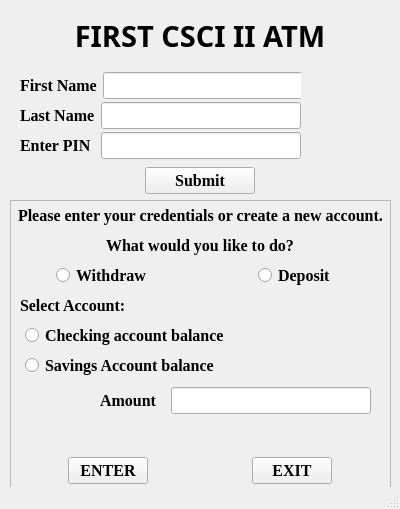
<?xml version="1.0" encoding="UTF-8"?>
<ui version="4.0">
 <class>MainWindow</class>
 <widget class="QMainWindow" name="MainWindow">
  <property name="geometry">
   <rect>
    <x>0</x>
    <y>0</y>
    <width>400</width>
    <height>509</height>
   </rect>
  </property>
  <property name="minimumSize">
   <size>
    <width>400</width>
    <height>509</height>
   </size>
  </property>
  <property name="maximumSize">
   <size>
    <width>400</width>
    <height>509</height>
   </size>
  </property>
  <property name="windowTitle">
   <string>First CSCI II ATM</string>
  </property>
  <widget class="QWidget" name="centralwidget">
   <widget class="QWidget" name="horizontalLayoutWidget">
    <property name="geometry">
     <rect>
      <x>20</x>
      <y>70</y>
      <width>281</width>
      <height>31</height>
     </rect>
    </property>
    <layout class="QHBoxLayout" name="fname_Layout">
     <item>
      <widget class="QLabel" name="fname_Label">
       <property name="font">
        <font>
         <family>Times New Roman</family>
         <pointsize>12</pointsize>
         <weight>75</weight>
         <bold>true</bold>
        </font>
       </property>
       <property name="text">
        <string>First Name</string>
       </property>
      </widget>
     </item>
     <item>
      <spacer name="horizontalSpacer">
       <property name="orientation">
        <enum>Qt::Horizontal</enum>
       </property>
       <property name="sizeType">
        <enum>QSizePolicy::Preferred</enum>
       </property>
       <property name="sizeHint" stdset="0">
        <size>
         <width>20</width>
         <height>20</height>
        </size>
       </property>
      </spacer>
     </item>
     <item>
      <widget class="QLineEdit" name="fname_Entry">
       <property name="minimumSize">
        <size>
         <width>200</width>
         <height>0</height>
        </size>
       </property>
       <property name="maximumSize">
        <size>
         <width>200</width>
         <height>16777215</height>
        </size>
       </property>
       <property name="font">
        <font>
         <family>Times New Roman</family>
         <pointsize>12</pointsize>
        </font>
       </property>
       <property name="maxLength">
        <number>40</number>
       </property>
      </widget>
     </item>
    </layout>
   </widget>
   <widget class="QWidget" name="horizontalLayoutWidget_2">
    <property name="geometry">
     <rect>
      <x>20</x>
      <y>100</y>
      <width>281</width>
      <height>31</height>
     </rect>
    </property>
    <layout class="QHBoxLayout" name="lname_Layout">
     <item>
      <widget class="QLabel" name="lname_Label">
       <property name="font">
        <font>
         <family>Times New Roman</family>
         <pointsize>12</pointsize>
         <weight>75</weight>
         <bold>true</bold>
        </font>
       </property>
       <property name="text">
        <string>Last Name</string>
       </property>
      </widget>
     </item>
     <item>
      <spacer name="horizontalSpacer_2">
       <property name="orientation">
        <enum>Qt::Horizontal</enum>
       </property>
       <property name="sizeType">
        <enum>QSizePolicy::Preferred</enum>
       </property>
       <property name="sizeHint" stdset="0">
        <size>
         <width>20</width>
         <height>20</height>
        </size>
       </property>
      </spacer>
     </item>
     <item>
      <widget class="QLineEdit" name="lname_Entry">
       <property name="minimumSize">
        <size>
         <width>200</width>
         <height>0</height>
        </size>
       </property>
       <property name="maximumSize">
        <size>
         <width>200</width>
         <height>16777215</height>
        </size>
       </property>
       <property name="font">
        <font>
         <family>Times New Roman</family>
         <pointsize>12</pointsize>
        </font>
       </property>
      </widget>
     </item>
    </layout>
   </widget>
   <widget class="QWidget" name="horizontalLayoutWidget_3">
    <property name="geometry">
     <rect>
      <x>20</x>
      <y>130</y>
      <width>281</width>
      <height>31</height>
     </rect>
    </property>
    <layout class="QHBoxLayout" name="pin_Layout">
     <item>
      <widget class="QLabel" name="pin_Label">
       <property name="font">
        <font>
         <family>Times New Roman</family>
         <pointsize>12</pointsize>
         <weight>75</weight>
         <bold>true</bold>
        </font>
       </property>
       <property name="text">
        <string>Enter PIN</string>
       </property>
      </widget>
     </item>
     <item>
      <spacer name="horizontalSpacer_3">
       <property name="orientation">
        <enum>Qt::Horizontal</enum>
       </property>
       <property name="sizeType">
        <enum>QSizePolicy::Preferred</enum>
       </property>
       <property name="sizeHint" stdset="0">
        <size>
         <width>20</width>
         <height>20</height>
        </size>
       </property>
      </spacer>
     </item>
     <item>
      <widget class="QLineEdit" name="pin_Entry">
       <property name="minimumSize">
        <size>
         <width>200</width>
         <height>0</height>
        </size>
       </property>
       <property name="maximumSize">
        <size>
         <width>200</width>
         <height>16777215</height>
        </size>
       </property>
       <property name="font">
        <font>
         <family>Times New Roman</family>
         <pointsize>12</pointsize>
        </font>
       </property>
       <property name="echoMode">
        <enum>QLineEdit::Password</enum>
       </property>
      </widget>
     </item>
    </layout>
   </widget>
   <widget class="QWidget" name="horizontalLayoutWidget_4">
    <property name="geometry">
     <rect>
      <x>0</x>
      <y>0</y>
      <width>401</width>
      <height>71</height>
     </rect>
    </property>
    <layout class="QHBoxLayout" name="header_Layout">
     <item>
      <widget class="QLabel" name="bank_name_Label">
       <property name="minimumSize">
        <size>
         <width>75</width>
         <height>0</height>
        </size>
       </property>
       <property name="maximumSize">
        <size>
         <width>300</width>
         <height>16777215</height>
        </size>
       </property>
       <property name="font">
        <font>
         <family>Goudy Old Style</family>
         <pointsize>22</pointsize>
         <weight>75</weight>
         <bold>true</bold>
        </font>
       </property>
       <property name="autoFillBackground">
        <bool>true</bool>
       </property>
       <property name="text">
        <string>FIRST CSCI II ATM</string>
       </property>
       <property name="alignment">
        <set>Qt::AlignCenter</set>
       </property>
      </widget>
     </item>
    </layout>
   </widget>
   <widget class="QWidget" name="verticalLayoutWidget_2">
    <property name="geometry">
     <rect>
      <x>10</x>
      <y>160</y>
      <width>381</width>
      <height>41</height>
     </rect>
    </property>
    <layout class="QHBoxLayout" name="horizontalLayout">
     <item>
      <widget class="QPushButton" name="submit_pushButton">
       <property name="minimumSize">
        <size>
         <width>110</width>
         <height>0</height>
        </size>
       </property>
       <property name="maximumSize">
        <size>
         <width>110</width>
         <height>16777215</height>
        </size>
       </property>
       <property name="font">
        <font>
         <family>Times New Roman</family>
         <pointsize>12</pointsize>
         <weight>75</weight>
         <bold>true</bold>
        </font>
       </property>
       <property name="layoutDirection">
        <enum>Qt::LeftToRight</enum>
       </property>
       <property name="text">
        <string>Submit</string>
       </property>
      </widget>
     </item>
    </layout>
   </widget>
   <widget class="QFrame" name="account_frame">
    <property name="geometry">
     <rect>
      <x>10</x>
      <y>200</y>
      <width>381</width>
      <height>301</height>
     </rect>
    </property>
    <property name="acceptDrops">
     <bool>false</bool>
    </property>
    <property name="frameShape">
     <enum>QFrame::StyledPanel</enum>
    </property>
    <property name="frameShadow">
     <enum>QFrame::Raised</enum>
    </property>
    <widget class="QWidget" name="horizontalLayoutWidget_5">
     <property name="geometry">
      <rect>
       <x>0</x>
       <y>60</y>
       <width>381</width>
       <height>31</height>
      </rect>
     </property>
     <layout class="QHBoxLayout" name="choice_Layout">
      <item alignment="Qt::AlignHCenter">
       <widget class="QRadioButton" name="withdraw_radiobutton">
        <property name="font">
         <font>
          <family>Times New Roman</family>
          <pointsize>12</pointsize>
          <weight>75</weight>
          <bold>true</bold>
         </font>
        </property>
        <property name="text">
         <string>Withdraw</string>
        </property>
        <attribute name="buttonGroup">
         <string notr="true">action_buttonGroup</string>
        </attribute>
       </widget>
      </item>
      <item alignment="Qt::AlignHCenter">
       <widget class="QRadioButton" name="deposit_radiobutton">
        <property name="font">
         <font>
          <family>Times New Roman</family>
          <pointsize>12</pointsize>
          <weight>75</weight>
          <bold>true</bold>
         </font>
        </property>
        <property name="text">
         <string>Deposit</string>
        </property>
        <attribute name="buttonGroup">
         <string notr="true">action_buttonGroup</string>
        </attribute>
       </widget>
      </item>
     </layout>
    </widget>
    <widget class="QWidget" name="horizontalLayoutWidget_8">
     <property name="geometry">
      <rect>
       <x>0</x>
       <y>250</y>
       <width>381</width>
       <height>41</height>
      </rect>
     </property>
     <layout class="QHBoxLayout" name="enter_exit_Layout">
      <item>
       <widget class="QPushButton" name="enter_pushButton">
        <property name="minimumSize">
         <size>
          <width>80</width>
          <height>0</height>
         </size>
        </property>
        <property name="maximumSize">
         <size>
          <width>80</width>
          <height>16777215</height>
         </size>
        </property>
        <property name="font">
         <font>
          <family>Times New Roman</family>
          <pointsize>12</pointsize>
          <weight>75</weight>
          <bold>true</bold>
         </font>
        </property>
        <property name="layoutDirection">
         <enum>Qt::LeftToRight</enum>
        </property>
        <property name="text">
         <string>ENTER</string>
        </property>
       </widget>
      </item>
      <item>
       <spacer name="horizontalSpacer_5">
        <property name="orientation">
         <enum>Qt::Horizontal</enum>
        </property>
        <property name="sizeType">
         <enum>QSizePolicy::Fixed</enum>
        </property>
        <property name="sizeHint" stdset="0">
         <size>
          <width>40</width>
          <height>20</height>
         </size>
        </property>
       </spacer>
      </item>
      <item>
       <widget class="QPushButton" name="exit_pushButton">
        <property name="minimumSize">
         <size>
          <width>80</width>
          <height>0</height>
         </size>
        </property>
        <property name="maximumSize">
         <size>
          <width>80</width>
          <height>16777215</height>
         </size>
        </property>
        <property name="font">
         <font>
          <family>Times New Roman</family>
          <pointsize>12</pointsize>
          <weight>75</weight>
          <bold>true</bold>
         </font>
        </property>
        <property name="layoutDirection">
         <enum>Qt::LeftToRight</enum>
        </property>
        <property name="text">
         <string>EXIT</string>
        </property>
        <property name="autoDefault">
         <bool>false</bool>
        </property>
       </widget>
      </item>
     </layout>
    </widget>
    <widget class="QWidget" name="verticalLayoutWidget_3">
     <property name="geometry">
      <rect>
       <x>0</x>
       <y>30</y>
       <width>381</width>
       <height>31</height>
      </rect>
     </property>
     <layout class="QVBoxLayout" name="verticalLayout">
      <item alignment="Qt::AlignHCenter">
       <widget class="QLabel" name="prompt2_Label">
        <property name="font">
         <font>
          <family>Times New Roman</family>
          <pointsize>12</pointsize>
          <weight>75</weight>
          <bold>true</bold>
         </font>
        </property>
        <property name="text">
         <string>What would you like to do?</string>
        </property>
       </widget>
      </item>
     </layout>
    </widget>
    <widget class="QWidget" name="horizontalLayoutWidget_6">
     <property name="geometry">
      <rect>
       <x>90</x>
       <y>180</y>
       <width>271</width>
       <height>41</height>
      </rect>
     </property>
     <layout class="QHBoxLayout" name="amount_entry_Layout">
      <item>
       <widget class="QLabel" name="amount_Label">
        <property name="font">
         <font>
          <family>Times New Roman</family>
          <pointsize>12</pointsize>
          <weight>75</weight>
          <bold>true</bold>
         </font>
        </property>
        <property name="text">
         <string>Amount</string>
        </property>
       </widget>
      </item>
      <item>
       <spacer name="horizontalSpacer_4">
        <property name="orientation">
         <enum>Qt::Horizontal</enum>
        </property>
        <property name="sizeType">
         <enum>QSizePolicy::Preferred</enum>
        </property>
        <property name="sizeHint" stdset="0">
         <size>
          <width>20</width>
          <height>20</height>
         </size>
        </property>
       </spacer>
      </item>
      <item>
       <widget class="QLineEdit" name="amount_Entry">
        <property name="minimumSize">
         <size>
          <width>200</width>
          <height>0</height>
         </size>
        </property>
        <property name="maximumSize">
         <size>
          <width>200</width>
          <height>16777215</height>
         </size>
        </property>
        <property name="font">
         <font>
          <family>Times New Roman</family>
          <pointsize>12</pointsize>
         </font>
        </property>
        <property name="maxLength">
         <number>40</number>
        </property>
       </widget>
      </item>
     </layout>
    </widget>
    <widget class="QWidget" name="horizontalLayoutWidget_9">
     <property name="geometry">
      <rect>
       <x>10</x>
       <y>220</y>
       <width>361</width>
       <height>31</height>
      </rect>
     </property>
     <layout class="QHBoxLayout" name="balance_output_Layout_2">
      <item>
       <widget class="QLabel" name="output_text_Label">
        <property name="font">
         <font>
          <family>Times New Roman</family>
          <pointsize>12</pointsize>
          <weight>75</weight>
          <bold>true</bold>
         </font>
        </property>
        <property name="text">
         <string/>
        </property>
       </widget>
      </item>
     </layout>
    </widget>
    <widget class="QWidget" name="horizontalLayoutWidget_7">
     <property name="geometry">
      <rect>
       <x>10</x>
       <y>120</y>
       <width>351</width>
       <height>31</height>
      </rect>
     </property>
     <layout class="QHBoxLayout" name="horizontalLayout_2">
      <property name="leftMargin">
       <number>5</number>
      </property>
      <item alignment="Qt::AlignLeft">
       <widget class="QRadioButton" name="checking_Radio">
        <property name="minimumSize">
         <size>
          <width>15</width>
          <height>0</height>
         </size>
        </property>
        <property name="maximumSize">
         <size>
          <width>16777215</width>
          <height>16777215</height>
         </size>
        </property>
        <property name="font">
         <font>
          <family>Times New Roman</family>
          <pointsize>12</pointsize>
          <weight>75</weight>
          <bold>true</bold>
         </font>
        </property>
        <property name="text">
         <string>Checking account balance</string>
        </property>
        <attribute name="buttonGroup">
         <string notr="true">account_buttonGroup</string>
        </attribute>
       </widget>
      </item>
     </layout>
    </widget>
    <widget class="QWidget" name="horizontalLayoutWidget_10">
     <property name="geometry">
      <rect>
       <x>10</x>
       <y>150</y>
       <width>351</width>
       <height>31</height>
      </rect>
     </property>
     <layout class="QHBoxLayout" name="horizontalLayout_3">
      <property name="leftMargin">
       <number>5</number>
      </property>
      <item alignment="Qt::AlignLeft">
       <widget class="QRadioButton" name="savings_Radio">
        <property name="maximumSize">
         <size>
          <width>167777</width>
          <height>16777215</height>
         </size>
        </property>
        <property name="font">
         <font>
          <family>Times New Roman</family>
          <pointsize>12</pointsize>
          <weight>75</weight>
          <bold>true</bold>
         </font>
        </property>
        <property name="text">
         <string>Savings Account balance</string>
        </property>
        <attribute name="buttonGroup">
         <string notr="true">account_buttonGroup</string>
        </attribute>
       </widget>
      </item>
     </layout>
    </widget>
    <widget class="QWidget" name="verticalLayoutWidget_4">
     <property name="geometry">
      <rect>
       <x>0</x>
       <y>90</y>
       <width>160</width>
       <height>31</height>
      </rect>
     </property>
     <layout class="QVBoxLayout" name="verticalLayout_2">
      <property name="leftMargin">
       <number>10</number>
      </property>
      <item>
       <widget class="QLabel" name="prompt2_Label_2">
        <property name="font">
         <font>
          <family>Times New Roman</family>
          <pointsize>12</pointsize>
          <weight>75</weight>
          <bold>true</bold>
         </font>
        </property>
        <property name="text">
         <string>Select Account:</string>
        </property>
       </widget>
      </item>
     </layout>
    </widget>
   </widget>
   <widget class="QFrame" name="prompt_frame">
    <property name="geometry">
     <rect>
      <x>10</x>
      <y>200</y>
      <width>381</width>
      <height>31</height>
     </rect>
    </property>
    <property name="frameShape">
     <enum>QFrame::NoFrame</enum>
    </property>
    <property name="frameShadow">
     <enum>QFrame::Plain</enum>
    </property>
    <widget class="QWidget" name="verticalLayoutWidget">
     <property name="geometry">
      <rect>
       <x>0</x>
       <y>0</y>
       <width>381</width>
       <height>31</height>
      </rect>
     </property>
     <layout class="QVBoxLayout" name="prompts_Layout">
      <item alignment="Qt::AlignHCenter">
       <widget class="QLabel" name="prompt_label">
        <property name="font">
         <font>
          <family>Times New Roman</family>
          <pointsize>12</pointsize>
          <weight>75</weight>
          <bold>true</bold>
         </font>
        </property>
        <property name="text">
         <string>Please enter your credentials or create a new account.</string>
        </property>
       </widget>
      </item>
     </layout>
    </widget>
   </widget>
   <zorder>account_frame</zorder>
   <zorder>horizontalLayoutWidget</zorder>
   <zorder>horizontalLayoutWidget_2</zorder>
   <zorder>horizontalLayoutWidget_3</zorder>
   <zorder>horizontalLayoutWidget_4</zorder>
   <zorder>verticalLayoutWidget_2</zorder>
   <zorder>prompt_frame</zorder>
  </widget>
  <widget class="QStatusBar" name="statusbar"/>
 </widget>
 <resources/>
 <connections/>
 <buttongroups>
  <buttongroup name="account_buttonGroup"/>
  <buttongroup name="action_buttonGroup"/>
 </buttongroups>
</ui>
